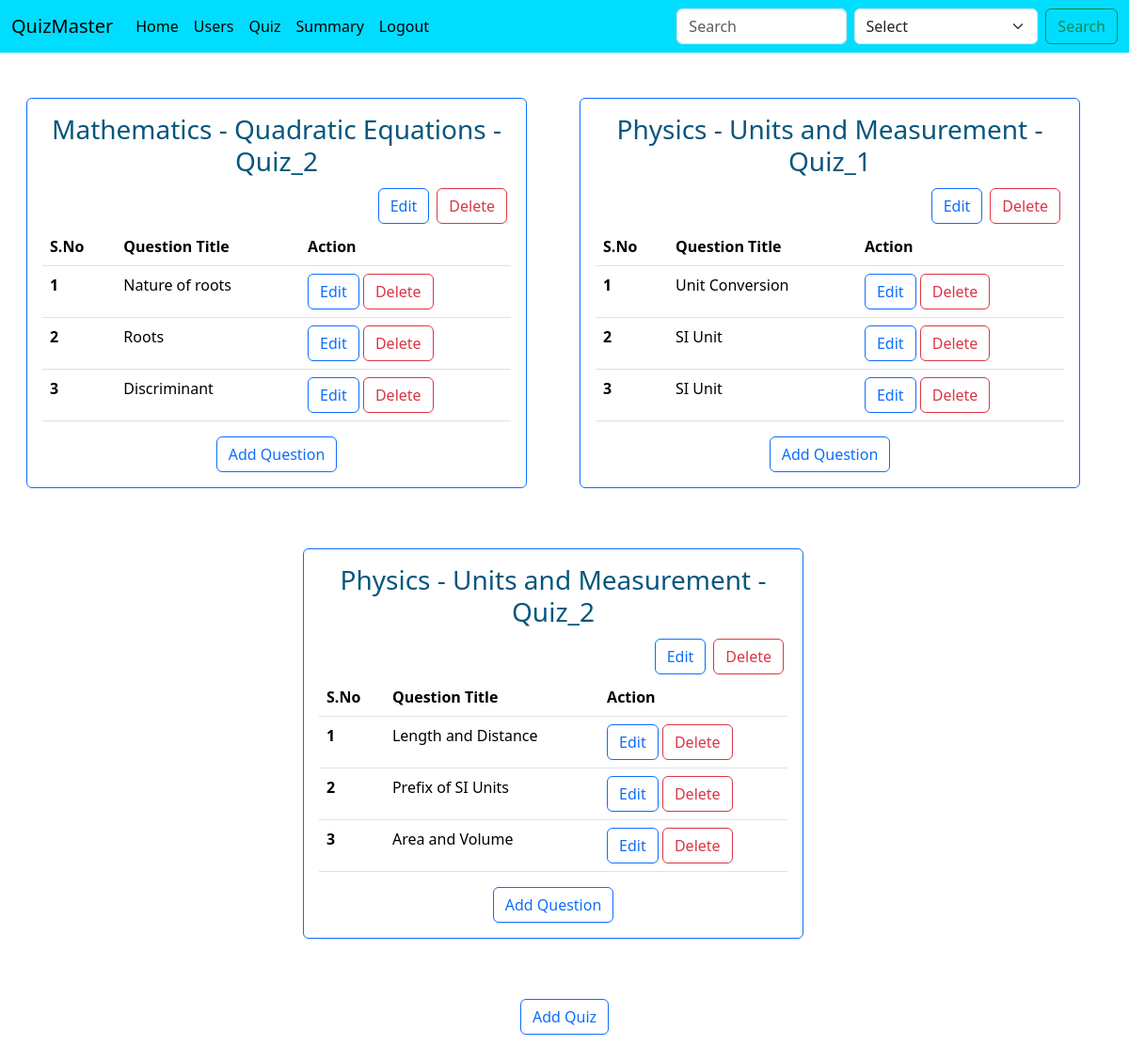
/quiz_management (signed in), run on the app's committed database.
### controllers/database.py (models this page shows)
class Quiz(db.Model):
    id = db.Column(db.Integer, primary_key=True, autoincrement=True)
    name = db.Column(db.String(100), nullable=False)
    chapter_id = db.Column(db.Integer, db.ForeignKey('chapter.id'), nullable=False)
    date_of_quiz = db.Column(db.Date , nullable=False)
    duration = db.Column(db.Integer, nullable=False)
    remarks = db.Column(db.Text, nullable=True)
    questions = db.relationship('Question', backref='quiz', lazy=True, cascade="all, delete-orphan")
    results = db.relationship('Result', backref='quiz', lazy=True, cascade="all, delete-orphan")

class Subject(db.Model):
    id = db.Column(db.Integer, primary_key=True , autoincrement=True)
    name = db.Column(db.String(100), nullable=False)
    description = db.Column(db.Text, nullable=True)
    chapters = db.relationship('Chapter', backref='subject', lazy=True, cascade="all, delete-orphan")

class Chapter(db.Model):
    id = db.Column(db.Integer, primary_key=True, autoincrement=True)
    name = db.Column(db.String(100), nullable=False)
    subject_id = db.Column(db.Integer, db.ForeignKey('subject.id'), nullable=False)
    description = db.Column(db.Text, nullable=True)
    quizzes = db.relationship('Quiz', backref='chapter', lazy=True, cascade="all, delete-orphan")

class Question(db.Model):
    __tablename__ = 'questions'
    id = db.Column(db.Integer, primary_key=True)
    quiz_id = db.Column(db.Integer, db.ForeignKey('quiz.id'), nullable=False)
    question_title = db.Column(db.String(50),nullable = False)
    question_statement = db.Column(db.Text, nullable=False)
    option1 = db.Column(db.String(100), nullable=False)
    option2 = db.Column(db.String(100), nullable=False)
    option3 = db.Column(db.String(100), nullable=False)
    option4 = db.Column(db.String(100), nullable=False)
    correct_option = db.Column(db.String(100), nullable=False)
    user_answers = db.relationship('UserAnswers', backref='question', lazy=True, cascade="all, delete-orphan")

### controllers/routes.py (the view)
@app.route("/quiz_management")
def quiz_management():
    if session.get('user_role', None) == 'admin':
        quizzes = Quiz.query.all()
        questions = Question.query.all()
        return render_template("quiz_management.html", quizzes = quizzes, questions = questions)
    else:
        flash("You are not authorized to access this page")
        return redirect(url_for("home"))

### templates/quiz_management.html (shortened to what this page needs)
{% extends 'base.html' %}
{% block body %}
<div>
    <div class="container-fluid row justify-content-center">
        {% for quiz in quizzes %}
            <div class="col-12 col-sm-12 col-md-6 col-lg-6">
                <div class="card border-primary mt-5 m-3" >
                    <div class="card-body">
                        <h3 class="text-center" style="color: #07567d;">{{quiz.chapter.subject.name}} - {{quiz.chapter.name}} - {{quiz.name}}
                        </h3>
                        <div class="d-flex justify-content-end">
                            <a class="btn btn-outline-primary m-1" href="{{url_for('edit_quiz', quiz_id = quiz.id)}}" role="button">Edit</a>
                            <a class="btn btn-outline-danger m-1" href="{{url_for('delete_quiz', quiz_id = quiz.id)}}" role="Delete">Delete</a>
                        </div>
                        <table class="table table-hover">
                            <thead>
                            <tr>
                                <th scope="col">S.No</th>
                                <th scope="col">Question Title</th>
                                <th scope="col">Action</th>
                            </tr>
                            </thead>
                            <tbody>
                            {% for que in questions if que.quiz_id == quiz.id %}
                                <tr>
                                    <th scope="row">{{loop.index}} </th>
                                    <td>{{que.question_title}}</td>
                                    <td>
                                        <a class="btn btn-outline-primary" href="{{url_for('edit_question', question_id = que.id)}}" role="button">Edit</a>
                                        <a class="btn btn-outline-danger" href="{{url_for('delete_question', question_id = que.id)}}" role="Delete">Delete</a>
                                    </td>
                                </tr>
                            {% endfor %}
                            </tbody>
                        </table>
                        <div class="d-flex justify-content-center">
                            <a class="btn btn-outline-primary" href="{{url_for('add_question', quiz_id = quiz.id)}}" role="button">Add Question</a>
                        </div>
                    </div>
                </div>
            </div>
        {% endfor %}
    </div>
    <div class="d-flex justify-content-center">
        <a class="btn btn-outline-primary m-5" href="{{url_for('add_quiz')}}" role="button">Add Quiz</a>
    </div>
</div>
{% endblock body %}

### data on the page
Quiz: chapter.subject.name "Mathematics", chapter.name "Quadratic Equations", name "Quiz_2"
Question: question_title "Nature of roots"
Question: question_title "Roots"
Question: question_title "Discriminant"
Quiz: chapter.subject.name "Physics", chapter.name "Units and Measurement", name "Quiz_1"
Question: question_title "Unit Conversion"
Question: question_title "SI Unit"
Question: question_title "SI Unit"
Quiz: chapter.subject.name "Physics", chapter.name "Units and Measurement", name "Quiz_2"
Question: question_title "Length and Distance"
Question: question_title "Prefix of SI Units"
Question: question_title "Area and Volume"
